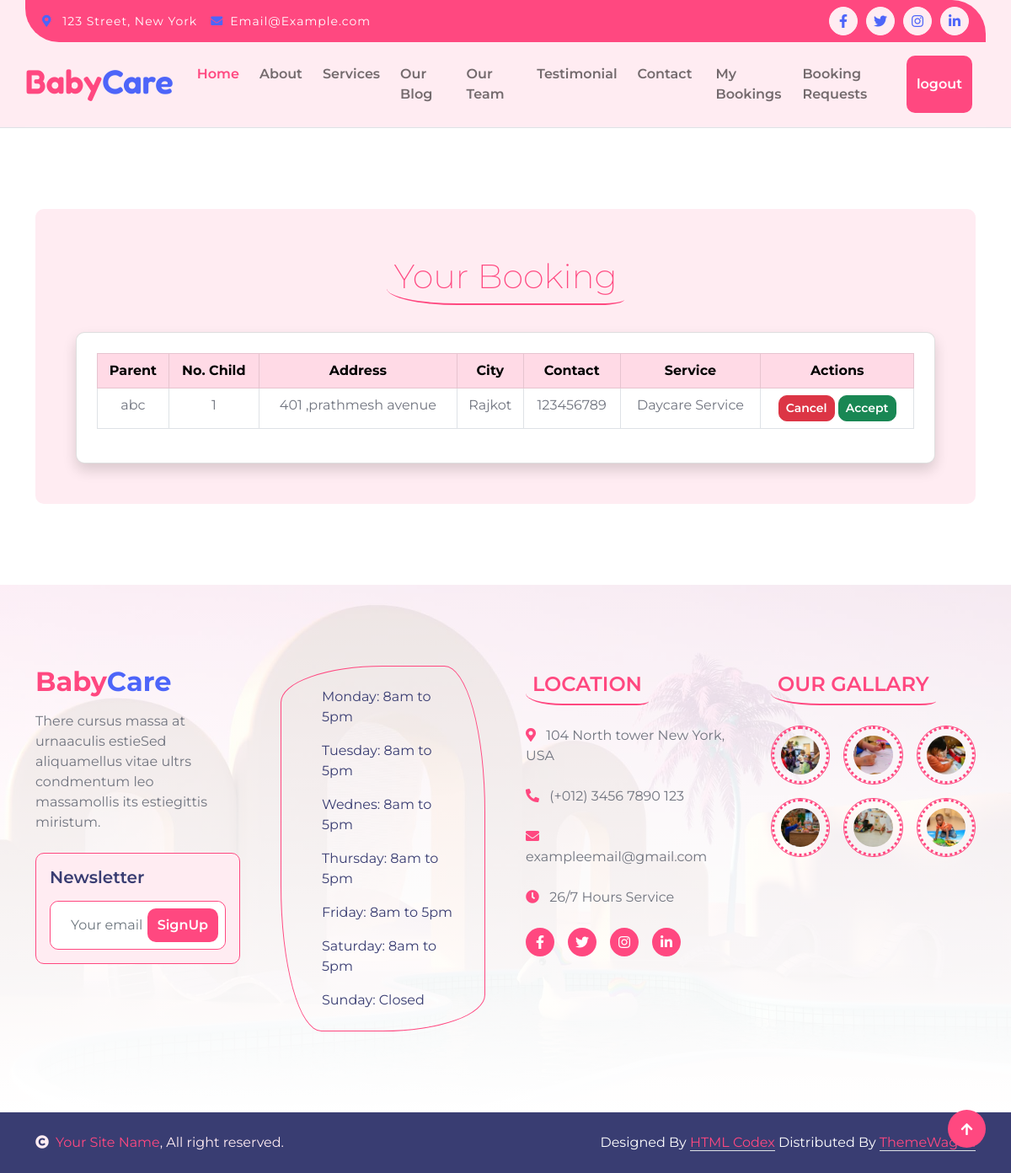
The page /bookings_request/ (signed in) on the database its author committed.
### app1/models.py (models this page shows, shortened)
class book(models.Model):
    parent=models.ForeignKey(parent,on_delete=models.CASCADE)
    book_email=models.EmailField()
    service_provider=models.ForeignKey(service_provider,on_delete=models.CASCADE)
    book_mobile=models.IntegerField()
    book_price=models.IntegerField()
    book_state=models.CharField(max_length=50)
    book_city=models.CharField(max_length=50)
    book_pincode=models.IntegerField()
    book_address=models.TextField()
    transaction=models.CharField(blank=True, null=True)
    datetime=models.DateTimeField()

class parent(models.Model):
    name =models.CharField(max_length=50)
    email=models.EmailField()
    password=models.CharField(max_length=50)
    address=models.TextField()
    par_mobile=models.IntegerField()
    no_child=models.IntegerField()
    child_age=models.IntegerField()

class service_provider(models.Model):
    name=models.CharField(max_length=50)
    pro_password=models.CharField(max_length=50, null=True)
    pro_email=models.CharField(null=True)
    pro_address=models.TextField(null=True)
    experience=models.IntegerField()
    age=models.IntegerField()
    photo=models.ImageField(upload_to='provider_images')
    service=models.ForeignKey(service,on_delete=models.CASCADE)
    pro_price=models.IntegerField()

class service(models.Model):
    title=models.CharField(max_length=50)
    description=models.TextField()
    img=models.ImageField(upload_to='service_images')

### app1/views.py (the view)
# urls.py: path('bookings_request/', bookings_request, name='bookings_request'),
def bookings_request(request):
    if 'pro_login' in request.session:
        provider_data = service_provider.objects.get(pro_email=request.session['pro_login'])
        bookings = book.objects.filter(service_provider=provider_data)
        return render(request, 'pro_book.html', {'bookings': bookings})
    else:
        return redirect('service_prov_log')

### app1/templates/pro_book.html (shortened to what this page needs)
{% extends 'nav.html' %}
{% load static %}
{% block content %}
        <div class="container-fluid py-5">
            <div class="container py-5">
                <div class="p-5 bg-light rounded">
                    <div class="mx-auto text-center wow fadeIn" data-wow-delay="0.1s" style="max-width: 700px;">
                        <h1 class="text-primary mb-4 border-bottom border-primary border-2 d-inline-block p-2 title-border-radius">Your Booking</h1>
                    </div>
                    <div class="row">
    <div class="col-12">
        <div class="card p-4 shadow">
            <table class="table table-bordered text-center">
                <thead class="table-primary">
                    <tr>
                        <th>Parent</th>
                        <th>No. Child</th>
                        <th>Address</th>
                        <th>City</th>
                        <th>Contact</th>
                        <th>Service</th>
                        <th>Actions</th>
                    </tr>
                </thead>
                <tbody>
                    {% for i in bookings %}
                    <tr>
                        <td>{{ i.parent.name }}</td>
                        <td>{{ i.parent.no_child }}</td>
                        <td>{{ i.book_address }}</td>
                        <td>{{ i.book_city }}</td>
                        <td>{{ i.book_mobile }}</td>
                        <td>{{ i.service_provider.service.title }}</td>
                        <td>
                            {% if i.transaction == 'True' %}
                            <span class="text-success">Confirmed</span>
                            {% elif i.transaction == 'False' %}
                            <span class="text-danger">Cancelled</span>
                            {% else %}
                            <a href="{% url 'cancel_booking' id=i.id %}" class="btn btn-danger btn-sm">Cancel</a>
                            <a href="{% url 'accept_booking' id=i.id %}" class="btn btn-success btn-sm">Accept</a>
                            {% endif %}
                        </td>
                    </tr>
                    {% empty %}
                    <tr>
                        <td colspan="7">No bookings found</td>
                    </tr>
                    {% endfor %}
                </tbody>
            </table>
        </div>
    </div>
</div>
                </div>
            </div>
        </div>
{% endblock content%}

### app1/static/css/styles.css (style rules this page uses)
h1, h2, h3, .h1, .h2, .h3 { font-weight: 200; font-family: 'Montserrat', sans-serif; }
.wow, .animated { animation-duration: 2s !important; }
.btn { font-weight: 600; transition: .5s; }
.title-border-radius { border-radius: 10% 30%; }

### rows shown on the page
book: parent.name "abc", parent.no_child "1", book_address "401 ,prathmesh avenue", book_city "Rajkot", book_mobile "123456789", service_provider.service "Daycare Service", transaction "Cancel"
